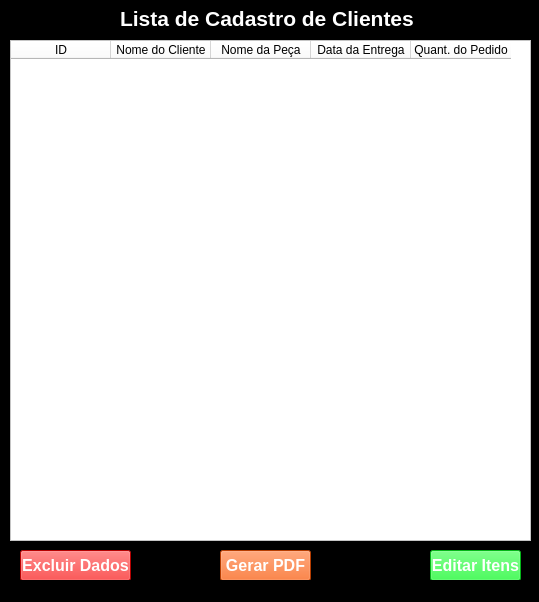
<?xml version="1.0" encoding="UTF-8"?>
<ui version="4.0">
 <class>MainWindow</class>
 <widget class="QMainWindow" name="MainWindow">
  <property name="geometry">
   <rect>
    <x>0</x>
    <y>0</y>
    <width>539</width>
    <height>602</height>
   </rect>
  </property>
  <property name="windowTitle">
   <string>OXIPARTS - Banco de Dados</string>
  </property>
  <property name="styleSheet">
   <string notr="true">background-color: rgb(0, 0, 0);</string>
  </property>
  <widget class="QWidget" name="centralwidget">
   <widget class="QLabel" name="label">
    <property name="geometry">
     <rect>
      <x>120</x>
      <y>10</y>
      <width>311</width>
      <height>16</height>
     </rect>
    </property>
    <property name="font">
     <font>
      <family>Arial</family>
      <pointsize>16</pointsize>
      <weight>75</weight>
      <bold>true</bold>
     </font>
    </property>
    <property name="styleSheet">
     <string notr="true">color: rgb(255, 255, 255);</string>
    </property>
    <property name="text">
     <string>Lista de Cadastro de Clientes</string>
    </property>
   </widget>
   <widget class="QTableWidget" name="tableWidget">
    <property name="geometry">
     <rect>
      <x>10</x>
      <y>40</y>
      <width>521</width>
      <height>501</height>
     </rect>
    </property>
    <property name="styleSheet">
     <string notr="true">background-color: rgb(255, 255, 255);</string>
    </property>
    <property name="gridStyle">
     <enum>Qt::SolidLine</enum>
    </property>
    <column>
     <property name="text">
      <string>ID</string>
     </property>
    </column>
    <column>
     <property name="text">
      <string>Nome do Cliente</string>
     </property>
    </column>
    <column>
     <property name="text">
      <string>Nome da Peça</string>
     </property>
    </column>
    <column>
     <property name="text">
      <string>Data da Entrega</string>
     </property>
    </column>
    <column>
     <property name="text">
      <string>Quant. do Pedido</string>
     </property>
    </column>
   </widget>
   <widget class="QPushButton" name="pushButton">
    <property name="geometry">
     <rect>
      <x>220</x>
      <y>550</y>
      <width>91</width>
      <height>31</height>
     </rect>
    </property>
    <property name="font">
     <font>
      <family>Arial</family>
      <pointsize>12</pointsize>
      <weight>75</weight>
      <bold>true</bold>
     </font>
    </property>
    <property name="styleSheet">
     <string notr="true">background-color: rgb(255, 85, 0);
color: rgb(255, 255, 255);</string>
    </property>
    <property name="text">
     <string>Gerar PDF</string>
    </property>
   </widget>
   <widget class="QPushButton" name="pushButton_2">
    <property name="geometry">
     <rect>
      <x>20</x>
      <y>550</y>
      <width>111</width>
      <height>31</height>
     </rect>
    </property>
    <property name="font">
     <font>
      <family>Arial</family>
      <pointsize>12</pointsize>
      <weight>75</weight>
      <bold>true</bold>
     </font>
    </property>
    <property name="styleSheet">
     <string notr="true">background-color: rgb(255, 1, 1);
color: rgb(255, 255, 255);</string>
    </property>
    <property name="text">
     <string>Excluir Dados</string>
    </property>
   </widget>
   <widget class="QPushButton" name="pushButton_3">
    <property name="geometry">
     <rect>
      <x>430</x>
      <y>550</y>
      <width>91</width>
      <height>31</height>
     </rect>
    </property>
    <property name="font">
     <font>
      <family>Arial</family>
      <pointsize>12</pointsize>
      <weight>75</weight>
      <bold>true</bold>
     </font>
    </property>
    <property name="styleSheet">
     <string notr="true">background-color: rgb(255, 85, 0);
background-color: rgb(5, 255, 34);
color: rgb(255, 255, 255);</string>
    </property>
    <property name="text">
     <string>Editar Itens</string>
    </property>
   </widget>
  </widget>
  <widget class="QMenuBar" name="menubar">
   <property name="geometry">
    <rect>
     <x>0</x>
     <y>0</y>
     <width>539</width>
     <height>21</height>
    </rect>
   </property>
  </widget>
  <widget class="QStatusBar" name="statusbar"/>
 </widget>
 <resources/>
 <connections/>
</ui>
